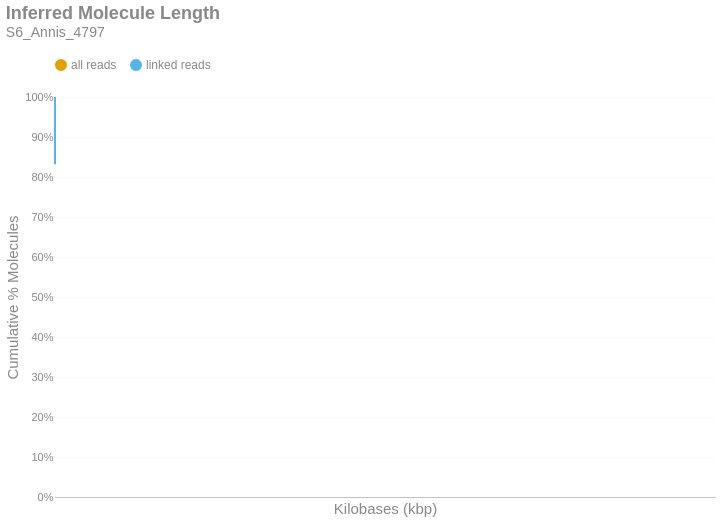

The notebook cell saved with this chart:
### Markdown cell above
### Inferred Molecule Length
This is the cumulative frequency distribution of molecule lengths inferred from the first and last alignment positions along a contig for all alignments associated with a single linked-read barcode on a given contig.There are two distributions: one with `all` the alignments (yellow) and another with only `linked reads` (blue). The percent of molecules in the `linked reads` distribution is relative to the total number of linked molecules.

### Code cell
if SKIPLR:
    print_html(f"Skipped")
else:
    binned_df = consolidated_hist(valids['length_inferred']/1000, mask, 10, True)
    binned_df = binned_df.with_columns(
        pl.when(pl.col('bin').cast(pl.Utf8) == '0').then(pl.lit('1')).otherwise(pl.col('bin').cast(pl.Utf8)).alias('bin')
    )
    with SafeRender(binned_df):
        (
            density_plot(binned_df, 'Inferred Molecule Length', samplename, 'inferredlen')
            .transform_calculate(bin_kb='datum.bin / 1000')
            .encode(
                x=alt.X('bin_kb:Q', title="Kilobases (kbp)").scale(type='log', padding=0).axis(labelAngle=-40),
                y=alt.Y('value:Q', title='Cumulative % Molecules')
                    .axis(format='%')
                    .stack(False)
                    .scale(domainMin=0, domainMax=1,padding=0),
                color=alt.Color("key:N").scale(domain = ["all reads", "linked reads"]),
                tooltip = [
                    alt.Tooltip("key:N", title = "Data Type"),
                    alt.Tooltip("range_label:N", title="Kilobases"),
                    alt.Tooltip("value:Q", format = ".2%", title="% Molecules (Cum.)")
                ]
            )
        ).display()

### Figure 1 — Vega-Lite specification as saved in the notebook (floating-point values rounded to 4 significant figures; data arrays with more than 128 entries replaced by an {"elided": "..."} marker saying what was removed)
{"width": "container", "height": 400, "config": {"title": {"anchor": "start", "dy": -15, "fontSize": 18, "color": "#888888", "subtitleColor": "#888888", "subtitleFontSize": 14}, "arc": {"fill": "#0072B2"}, "axis": {"domainColor": "#888888", "domainWidth": 0.5, "gridWidth": 0.2, "grid": false, "titleFontWeight": 400, "titleFontSize": 15, "labelFontSize": 11, "labelColor": "#888888", "tickColor": "#888888", "tickWidth": 0.2, "titleColor": "#888888"}, "axisBand": {"grid": false}, "axisX": {"grid": true, "tickSize": 10, "domainCap": "round"}, "axisY": {"domain": false, "grid": true, "tickSize": 0, "domainCap": "round"}, "background": "transparent", "header": {"labelFontSize": 15, "labelColor": "#888888", "titleFontSize": 15, "titleFontWeight": 600, "titleColor": "#888888"}, "legend": {"labelFont": "sans-serif", "labelFontSize": 12, "labelColor": "#888888", "symbolSize": 100, "symbolType": "circle", "titleFontSize": 12, "titlePadding": 10, "titleColor": "#888888", "title": null, "orient": "top"}, "range": {"category": ["#E69F00", "#56B4E9", "#009E73", "#F0E442", "#0072B2", "#D55E00", "#CC79A7", "#000000"], "diverging": ["#cfe8f3", "#a2d4ec", "#73bfe2", "#46abdb", "#1696d2", "#12719e"]}, "area": {"fill": "#0072B2", "fillOpacity": 0.7, "line": true, "strokeOpacity": 0.7}, "line": {"color": "#0072B2", "stroke": "#0072B2", "strokeWidth": 2}, "trail": {"color": "#0072B2", "stroke": "#0072B2", "strokeWidth": 0, "size": 1}, "point": {"filled": true, "fillOpacity": 1.0, "size": 95}, "text": {"color": "#888888", "fontSize": 11, "align": "right", "fontWeight": 400, "size": 11}, "bar": {"fill": "#0072B2", "stroke": null}, "view": {"stroke": null, "continuousWidth": 660, "continuousHeight": 400}}, "data": {"name": "data-7b643686c114bba6ed7b146f4f0dd1d1"}, "mark": {"type": "line", "interpolate": "monotone", "point": {"opacity": 0, "size": 275}}, "encoding": {"color": {"field": "key", "scale": {"domain": ["all reads", "linked reads"]}, "type": "nominal"}, "tooltip": [{"field": "key", "title": "Data Type", "type": "nominal"}, {"field": "range_label", "title": "Kilobases", "type": "nominal"}, {"field": "value", "format": ".2%", "title": "% Molecules (Cum.)", "type": "quantitative"}], "x": {"axis": {"labelAngle": -40}, "field": "bin_kb", "scale": {"type": "log", "padding": 0}, "title": "Kilobases (kbp)", "type": "quantitative"}, "y": {"axis": {"format": "%"}, "field": "value", "scale": {"domainMin": 0, "domainMax": 1, "padding": 0}, "stack": false, "title": "Cumulative % Molecules", "type": "quantitative"}}, "params": [{"name": "param_c36ac31b6afebe62", "select": {"type": "point", "fields": ["key"]}, "bind": "legend"}], "title": {"text": "Inferred Molecule Length", "subtitle": "S6_Annis_4797"}, "transform": [{"fold": ["all reads (cumsum)", "linked reads (cumsum)"]}, {"calculate": "replace(datum.key, ' (cumsum)', '')", "as": "key"}, {"filter": {"param": "param_c36ac31b6afebe62"}}, {"calculate": "datum.bin / 1000", "as": "bin_kb"}], "usermeta": {"embedOptions": {"downloadFileName": "S6_Annis_4797.inferredlen"}}, "$schema": "https://vega.github.io/schema/vega-lite/v6.1.0.json", "datasets": {"data-7b643686c114bba6ed7b146f4f0dd1d1": {"elided": "769 records"}}}
